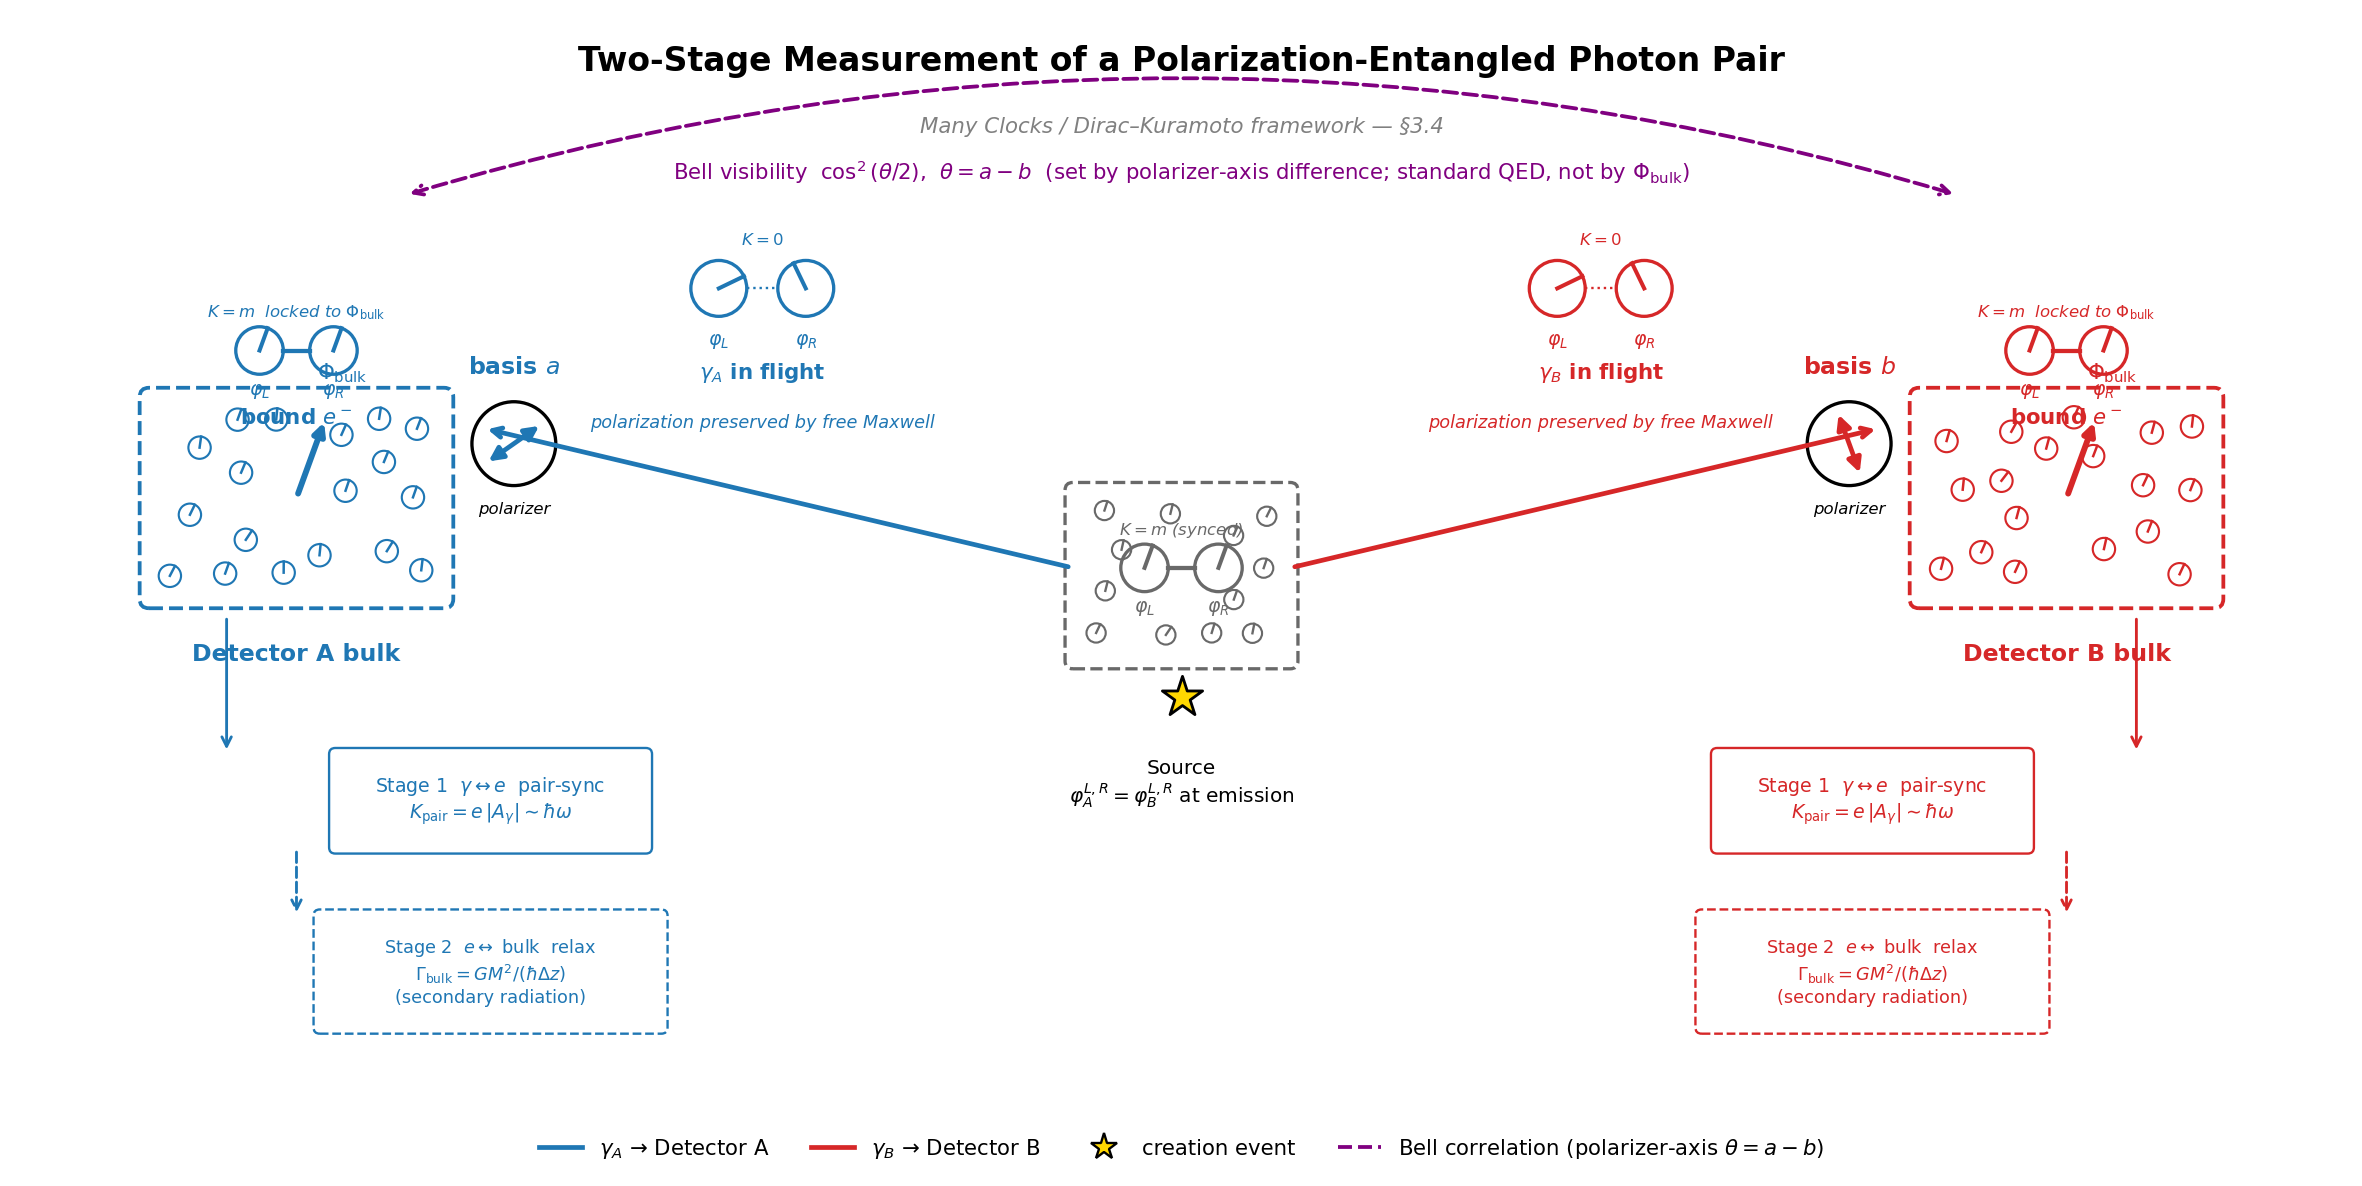

Recreate this plot in Python.
"""
entangled_pair_two_stage.py
---------------------------

Schematic illustration of the two-stage measurement of an entangled photon
pair, in the Many Clocks / Dirac-Kuramoto framework (Paper §3.4).

Layout, left to right:
  * Detector A (bulk, polarizer angle a, bulk phase Φ_bulk^A)
  * Photon γ_A in flight (chiral clocks φ_L, φ_R, decoupled because K=0)
  * Creation event (synchronized chiral clocks: φ_A = φ_B)
  * Photon γ_B in flight (chiral clocks decoupled, K=0)
  * Detector B (bulk, polarizer angle b, bulk phase Φ_bulk^B)

At each detector, two stages are labelled:
  Stage 1 (pair-sync, K_pair = e|A_γ| ~ ℏω): γ ↔ bulk-bound electron e.
  Stage 2 (bulk relax, Γ_bulk = GM²/(ℏΔz)): e ↔ lattice; secondary radiation.

The cos²(θ/2) Bell visibility is built in Stage 1, because the bulk-bound
electron arrives carrying Φ_bulk (the polarizer's basis orientation) and the
photon (K=0) adopts that reference at the vertex.
"""

import numpy as np
from pathlib import Path
_HERE = Path(__file__).resolve().parent
import matplotlib.pyplot as plt
from matplotlib.patches import Circle, FancyBboxPatch
from matplotlib.lines import Line2D


def draw_clock(ax, x, y, phi, r=0.18, color="black", lw=1.4):
    """A small dial: circle + radial hand at angle phi."""
    ax.add_patch(Circle((x, y), r, fill=False, edgecolor=color, lw=lw))
    ax.plot([x, x + r * np.cos(phi)],
            [y, y + r * np.sin(phi)],
            color=color, lw=lw + 0.3)


def draw_spinor(ax, x, y, phi_L, phi_R, color, label=None, decoupled=False,
                K_label=None, scale=1.0):
    """Two chiral clocks side by side. If decoupled (m=0 photon), draw with a
    'broken' dotted link; otherwise draw a solid link to indicate L-R sync.

    A synchronized spinor has phi_L == phi_R (same hand direction). A
    decoupled photon has independent phi_L, phi_R."""
    r = 0.18 * scale
    dx = 0.28 * scale
    draw_clock(ax, x - dx, y, phi_L, r=r, color=color)
    draw_clock(ax, x + dx, y, phi_R, r=r, color=color)
    ax.text(x - dx, y - (r + 0.18) * scale, r"$\varphi_L$", ha="center",
            fontsize=8, color=color)
    ax.text(x + dx, y - (r + 0.18) * scale, r"$\varphi_R$", ha="center",
            fontsize=8, color=color)
    # link between L and R
    if decoupled:
        ax.plot([x - 0.10 * scale, x + 0.10 * scale], [y, y], color=color,
                lw=1.0, linestyle=":")
    else:
        ax.plot([x - 0.10 * scale, x + 0.10 * scale], [y, y],
                color=color, lw=1.8)
    # K label above
    if K_label is not None:
        ax.text(x, y + (r + 0.10) * scale, K_label, ha="center",
                fontsize=7, color=color, style="italic")
    if label is not None:
        ax.text(x, y - (r + 0.40) * scale, label, ha="center",
                fontsize=9, color=color, fontweight="bold")


def draw_detector(ax, cx, cy, color, polarizer_phi, name):
    """Bulk = many small atoms locked to a common Φ_bulk. A subset of
    the atoms is drawn as tiny synchronized clocks (with small angular
    jitter to convey realistic imperfect sync). The locked direction is
    shown with a thick central Φ_bulk arrow."""
    rng = np.random.default_rng(73 if cx < 0 else 91)

    # bulk atoms drawn as synchronized mini-clocks (no faceless discs).
    # Hands point ~along polarizer_phi with small Gaussian jitter
    # (sigma ~ 7 deg) to indicate realistic imperfect synchronization.
    n_clocks = 18
    placed = []
    attempts = 0
    while len(placed) < n_clocks and attempts < 800:
        attempts += 1
        dx, dy = rng.uniform(-0.82, 0.82), rng.uniform(-0.52, 0.52)
        # avoid the central Φ_bulk arrow region
        if dx * dx + dy * dy < 0.10:
            continue
        # avoid overlapping previously placed mini-clocks
        if any((dx - px) ** 2 + (dy - py) ** 2 < 0.062
               for (px, py) in placed):
            continue
        placed.append((dx, dy))

    for dx, dy in placed:
        phi = polarizer_phi + np.deg2rad(rng.normal(0.0, 7.0))
        rr = 0.072
        ax.add_patch(Circle((cx + dx, cy + dy), rr,
                            fill=False, edgecolor=color, lw=0.9))
        ax.plot([cx + dx, cx + dx + rr * np.cos(phi)],
                [cy + dy, cy + dy + rr * np.sin(phi)],
                color=color, lw=1.05)

    # bulk envelope
    ax.add_patch(FancyBboxPatch((cx - 0.95, cy - 0.65), 1.9, 1.3,
                                 boxstyle="round,pad=0.06",
                                 edgecolor=color, facecolor="none",
                                 lw=1.6, linestyle="--"))
    # bulk phase arrow (Φ_bulk)
    ax.annotate("", xy=(cx + 0.55 * np.cos(polarizer_phi),
                        cy + 0.55 * np.sin(polarizer_phi)),
                xytext=(cx, cy),
                arrowprops=dict(arrowstyle="-|>", color=color, lw=2.5))
    ax.text(cx + 0.86 * np.cos(polarizer_phi),
            cy + 0.86 * np.sin(polarizer_phi),
            r"$\Phi_{\rm bulk}$", color=color, fontsize=9,
            ha="center", va="center")
    # name + polarizer label
    ax.text(cx, cy - 1.05, name, ha="center", fontsize=10,
            fontweight="bold", color=color)


# --------------------------------------------------------------------- #
fig, ax = plt.subplots(figsize=(14, 7.2))
ax.set_xlim(-7.5, 7.5)
ax.set_ylim(-3.4, 3.6)
ax.set_aspect("equal")
ax.axis("off")

# title
ax.text(0, 3.25,
        "Two-Stage Measurement of a Polarization-Entangled Photon Pair",
        ha="center", fontsize=14, fontweight="bold")
ax.text(0, 2.85,
        "Many Clocks / Dirac–Kuramoto framework — §3.4",
        ha="center", fontsize=9, style="italic", color="gray")

# --------------- Source (creation point) ---------------
# small source bulk: synchronized mini-clocks (matching detector style)
src_rng = np.random.default_rng(5)
phi_src = np.deg2rad(70)
src_placed = []
src_attempts = 0
while len(src_placed) < 12 and src_attempts < 600:
    src_attempts += 1
    dx, dy = src_rng.uniform(-0.55, 0.55), src_rng.uniform(-0.42, 0.42)
    # avoid the central source spinor region
    if dx * dx + dy * dy < 0.13:
        continue
    if any((dx - px) ** 2 + (dy - py) ** 2 < 0.060
           for (px, py) in src_placed):
        continue
    src_placed.append((dx, dy))
for dx, dy in src_placed:
    phi_a = phi_src + np.deg2rad(src_rng.normal(0.0, 7.0))
    rr = 0.062
    ax.add_patch(Circle((dx, dy), rr, fill=False,
                        edgecolor="dimgray", lw=0.9))
    ax.plot([dx, dx + rr * np.cos(phi_a)],
            [dy, dy + rr * np.sin(phi_a)],
            color="dimgray", lw=1.0)
ax.add_patch(FancyBboxPatch((-0.7, -0.55), 1.4, 1.1,
                             boxstyle="round,pad=0.05",
                             edgecolor="dimgray", facecolor="none",
                             lw=1.4, linestyle="--"))
# synchronized chiral clocks INSIDE the source: phi_L = phi_R
draw_spinor(ax, 0, 0.05, phi_src, phi_src, color="dimgray",
            scale=0.85, K_label=r"$K=m$ (synced)")
# emission burst marker (gold star) just below the spinor
ax.scatter([0], [-0.78], s=320, marker="*",
           color="gold", edgecolors="black", lw=1.2, zorder=10)
ax.text(0, -1.18,
        "Source\n"
        r"$\varphi_A^{L,R}=\varphi_B^{L,R}$ at emission",
        ha="center", fontsize=8.5, va="top")

# worldlines (light cones in flat representation)
for sign, color in [(-1, "tab:blue"), (+1, "tab:red")]:
    ax.annotate("", xy=(sign * 4.5, 0.95), xytext=(sign * 0.7, 0.05),
                arrowprops=dict(arrowstyle="->", color=color, lw=2))

# --------------- In-flight photons (K=0, decoupled) ---------------
common_phi_L, common_phi_R = 0.45, 0.45 + np.pi / 2  # decoupled (K=0)
draw_spinor(ax, -2.7, 1.85, common_phi_L, common_phi_R,
            color="tab:blue", label=r"$\gamma_A$ in flight",
            decoupled=True, K_label=r"$K=0$")
draw_spinor(ax, 2.7, 1.85, common_phi_L, common_phi_R,
            color="tab:red", label=r"$\gamma_B$ in flight",
            decoupled=True, K_label=r"$K=0$")
ax.text(-2.7, 0.95, r"polarization preserved by free Maxwell",
        ha="center", fontsize=7.5, style="italic", color="tab:blue")
ax.text(2.7, 0.95, r"polarization preserved by free Maxwell",
        ha="center", fontsize=7.5, style="italic", color="tab:red")

# --------------- Detectors ---------------
# Bulk Φ_bulk is a TIME-phase, approximately universal across the source
# and both detectors (shared gravitational environment + environmental
# thermalization). Both detector bulks therefore lock to the same Φ as
# the source (~70°), with σ ≈ 7° jitter.
phi_bulk_universal = phi_src  # = 70°
draw_detector(ax, -5.7, 0.5, "tab:blue",
              polarizer_phi=phi_bulk_universal,
              name=r"Detector A bulk")
draw_detector(ax, 5.7, 0.5, "tab:red",
              polarizer_phi=phi_bulk_universal,
              name=r"Detector B bulk")

# bound-electron spinor at each detector: synchronized clocks oriented
# along the universal Phi_bulk direction (NOT the polarizer angle)
draw_spinor(ax, -5.7, 1.45, phi_bulk_universal, phi_bulk_universal,
            color="tab:blue", scale=0.85, label=r"bound $e^-$",
            K_label=r"$K=m$  locked to $\Phi_{\rm bulk}$")
draw_spinor(ax, 5.7, 1.45, phi_bulk_universal, phi_bulk_universal,
            color="tab:red", scale=0.85, label=r"bound $e^-$",
            K_label=r"$K=m$  locked to $\Phi_{\rm bulk}$")

# --------------- Polarizers (basis selectors) ---------------
# Polarizer = aperture circle with a double-headed transmission-axis
# arrow. The polarizer's mechanical orientation defines the measurement
# basis -- a direction in the photon's polarization Hilbert space, NOT
# in the chiral-clock phase. cos^2(theta/2) Bell visibility comes from
# the polarizer-axis difference (standard QED), not from Phi_bulk.
def draw_polarizer(ax, cx, cy, axis_phi, color, basis_label):
    r = 0.27
    ax.add_patch(Circle((cx, cy), r, fill=False,
                        edgecolor="black", lw=1.4))
    dxa, dya = r * 0.85 * np.cos(axis_phi), r * 0.85 * np.sin(axis_phi)
    ax.annotate("", xy=(cx + dxa, cy + dya),
                xytext=(cx - dxa, cy - dya),
                arrowprops=dict(arrowstyle="<|-|>", color=color,
                                lw=2.0, mutation_scale=12))
    ax.text(cx, cy + r + 0.18, basis_label, ha="center",
            fontsize=10, fontweight="bold", color=color)
    ax.text(cx, cy - r - 0.18, "polarizer", ha="center",
            fontsize=7, style="italic", color="black")


pol_a = np.deg2rad(35)
pol_b = np.deg2rad(110)
draw_polarizer(ax, -4.30, 0.85, pol_a, "tab:blue", r"basis $a$")
draw_polarizer(ax, 4.30, 0.85, pol_b, "tab:red", r"basis $b$")

# Stage 1 box (pair-sync) at each detector
def stage1_box(x_left, x_right, y, color):
    ax.add_patch(FancyBboxPatch((x_left, y - 0.30),
                                 x_right - x_left, 0.60,
                                 boxstyle="round,pad=0.04",
                                 edgecolor=color, facecolor="white",
                                 lw=1.0))
    ax.text((x_left + x_right) / 2, y,
            "Stage 1  $\\gamma\\leftrightarrow e$  pair-sync\n"
            r"$K_{\rm pair} = e\,|A_\gamma|\sim\hbar\omega$",
            ha="center", va="center", fontsize=8, color=color)


stage1_box(-5.45, -3.45, -1.45, "tab:blue")
stage1_box(3.45, 5.45, -1.45, "tab:red")

# Stage 2 box (bulk relax) below Stage 1
def stage2_box(x_left, x_right, y, color):
    ax.add_patch(FancyBboxPatch((x_left, y - 0.36),
                                 x_right - x_left, 0.72,
                                 boxstyle="round,pad=0.04",
                                 edgecolor=color, facecolor="white",
                                 lw=1.0, linestyle="--"))
    ax.text((x_left + x_right) / 2, y,
            "Stage 2  $e\\leftrightarrow$ bulk  relax\n"
            r"$\Gamma_{\rm bulk}=GM^2/(\hbar\Delta z)$"
            "\n(secondary radiation)",
            ha="center", va="center", fontsize=7.5, color=color)


stage2_box(-5.55, -3.35, -2.55, "tab:blue")
stage2_box(3.35, 5.55, -2.55, "tab:red")

# arrows from photon arrival → Stage 1, Stage 1 → Stage 2
for cx, color in [(-5.7, "tab:blue"), (5.7, "tab:red")]:
    ax.annotate("", xy=(cx + 0.45 * np.sign(cx), -1.15),
                xytext=(cx + 0.45 * np.sign(cx), -0.25),
                arrowprops=dict(arrowstyle="->", color=color, lw=1.2))
    ax.annotate("", xy=(cx, -2.20), xytext=(cx, -1.75),
                arrowprops=dict(arrowstyle="->", color=color,
                                lw=1.2, linestyle="dashed"))

# Bell-correlation arc connecting the two detection events at the top
ax.annotate("", xy=(5.0, 2.45), xytext=(-5.0, 2.45),
            arrowprops=dict(arrowstyle="<->", color="purple",
                            lw=1.6, linestyle="--",
                            connectionstyle="arc3,rad=-0.15"))
ax.text(0, 2.55,
        r"Bell visibility  $\cos^2(\theta/2)$,  $\theta = a-b$  "
        r"(set by polarizer-axis difference; standard QED, "
        r"not by $\Phi_{\rm bulk}$)",
        ha="center", fontsize=9, color="purple")

# legend (at bottom)
legend_elems = [
    Line2D([0], [0], color="tab:blue", lw=2, label=r"$\gamma_A$ → Detector A"),
    Line2D([0], [0], color="tab:red", lw=2, label=r"$\gamma_B$ → Detector B"),
    Line2D([0], [0], color="black", lw=0,
           marker="*", markerfacecolor="gold", markersize=12,
           label="creation event"),
    Line2D([0], [0], color="purple", lw=1.6, linestyle="--",
           label="Bell correlation (polarizer-axis $\\theta=a-b$)"),
]
ax.legend(handles=legend_elems, loc="lower center",
          bbox_to_anchor=(0.5, -0.07), ncol=4,
          frameon=False, fontsize=9)

plt.tight_layout()
out = _HERE / "entangled_pair_two_stage.png"
plt.savefig(out, dpi=170, bbox_inches="tight")
print(f"saved {out}")
